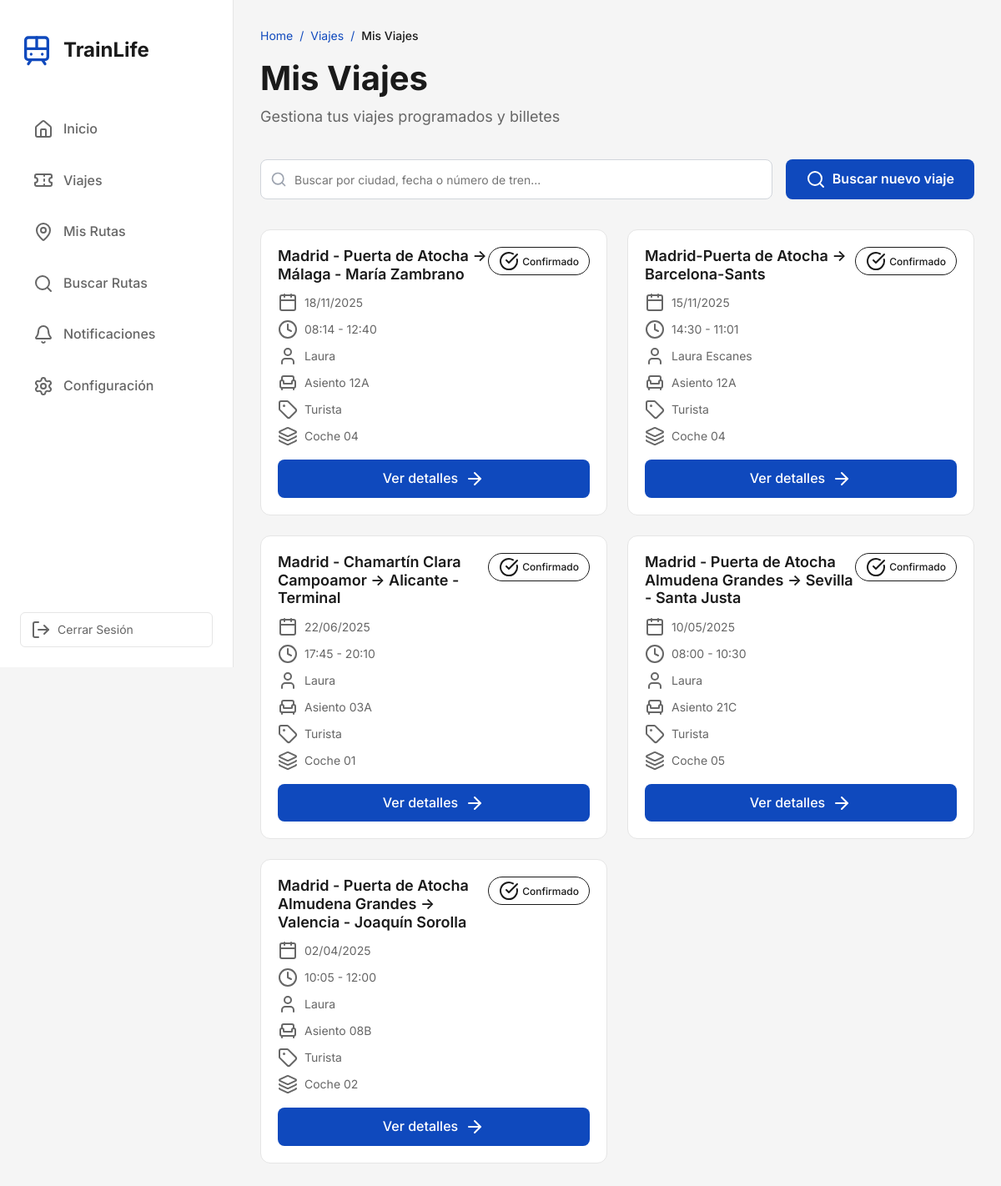
/misViajes/1/, run on an earlier commit of the app's database.
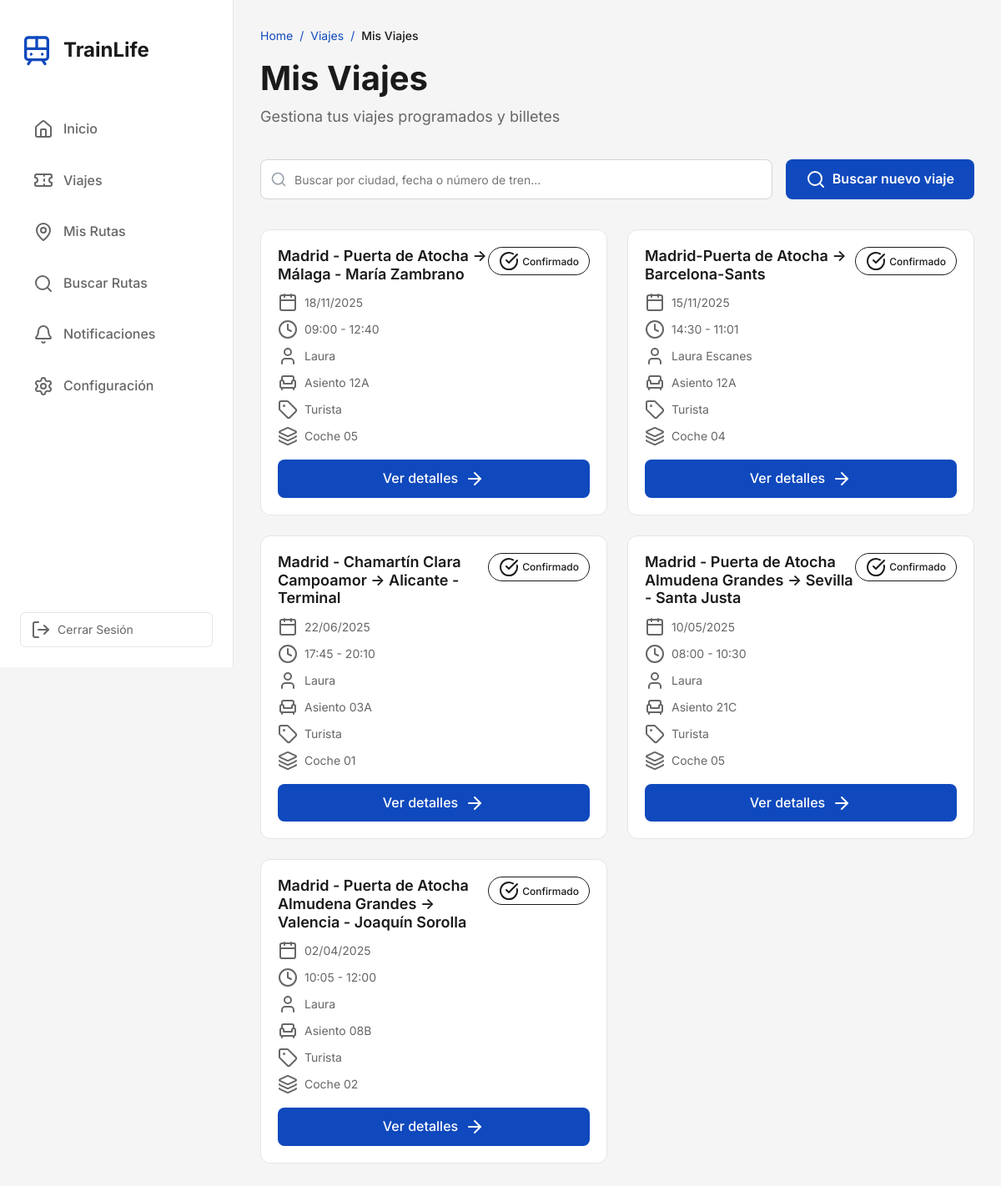
And on a later commit of the database.
### trainLife/models.py (models this page shows, shortened)
class Viaje(models.Model):
    usuario = models.ForeignKey(Usuario, on_delete=models.CASCADE, related_name='viajes')
    nombrePasajero = models.CharField(max_length=200)
    coche = models.CharField(max_length=10)  # Ej: "04"
    asiento = models.CharField(max_length=10)  # Ej: "12A"
    clase = models.CharField(max_length=50, default="Turista")  # Ej: "Turista", "Preferente"
    origenEstacion = models.CharField(max_length=200)  # Ej: "Madrid - Puerta de Atocha"
    horaSalidaOrigen = models.TimeField()  # Ej: "14:30"
    andenOrigen = models.CharField(max_length=10)  # Ej: "12"
    destinoEstacion = models.CharField(max_length=200)  # Ej: "Barcelona - Sants"
    horaLlegadaDestino = models.TimeField()  # Ej: "17:10"
    fechaViaje = models.DateField()  # Fecha del viaje
    fechaCreacion = models.DateTimeField(auto_now_add=True)
    estadoViaje = models.CharField(max_length=50, default="confirmado")  # Ej: "Programado", "Completado", "Cancelado"
    class Meta:
        ordering = ['-fechaViaje', '-horaSalidaOrigen']
        verbose_name = 'Viaje'
        verbose_name_plural = 'Viajes'

### trainLife/views.py (the view)
# urls.py: path('misViajes/<int:usuario_id>/', views.misViajes, name='mis_viajes'),
def misViajes(request, usuario_id):
    session_usuario_id = request.session.get('usuario_id')
    usuario = Usuario.objects.filter(id=usuario_id).first()
    viajes = Viaje.objects.filter(usuario=usuario).order_by('-fechaViaje', '-horaSalidaOrigen')
    return render(request, 'misViajes.html', {
        'usuario': usuario,
        'viajes': viajes
    })

### trainLife/templates/misViajes.html (shortened to what this page needs)
<!DOCTYPE html>
<html lang="es">
    {% load static %}
<head>
    <link href="https://cdn.jsdelivr.net/npm/bootstrap@5.3.0/dist/css/bootstrap.min.css" rel="stylesheet"/>
    <link href="https://unpkg.com/lucide-static@latest/font/lucide.css" rel="stylesheet"/>
    <link rel="stylesheet" href="{% static 'styles/misViajes.css' %}"/>
</head>
<body>
    <div class="dashboard-container">
        <aside class="sidebar" id="sidebar">
            <div class="sidebar-content">
                <div class="logo-section">
                    <i data-lucide="train" class="logo-icon"></i>
                    <h1 class="logo-title">TrainLife</h1>
                </div>
                <nav class="nav-menu" aria-label="Menú principal">
                    <a href="{% url 'inicio_usuario' usuario.id %}" class="nav-item">
                        <i data-lucide="home"></i>
                        <span>Inicio</span>
                    </a>
                    <a href="{% url 'viajes_usuario' usuario.id %}" class="nav-item">
                        <i data-lucide="ticket"></i>
                        <span>Viajes</span>
                    </a>
                    <a href="{% url 'mis_rutas' usuario.id %}" class="nav-item">
                        <i data-lucide="map-pin"></i>
                        <span>Mis Rutas</span>
                    </a>
                    <a href="{% url 'buscar_rutas' usuario.id %}" class="nav-item">
                        <i data-lucide="search"></i>
                        <span>Buscar Rutas</span>
                    </a>
                    <a href="{% url 'notificaciones' usuario.id %}" class="nav-item">
                        <i data-lucide="bell"></i>
                        <span>Notificaciones</span>
                    </a>
                    <a href="{% url 'configuracion' usuario.id %}" class="nav-item">
                        <i data-lucide="settings"></i>
                        <span>Configuración</span>
                    </a>
                </nav>
                <button class="logout-btn" onclick="window.location.href='{% url 'salir' usuario.id %}'" aria-label="Cerrar sesión">
                    <i data-lucide="log-out"></i>
                    <span>Cerrar Sesión</span>
                </button>
            </div>
        </aside>
        <main class="main-content">
            <div class="content-wrapper">
                <nav class="breadcrumbs" aria-label="Breadcrumb">
                    <a href="{% url 'inicio_usuario' usuario.id %}" class="breadcrumb-link">Home</a>
                    <span class="breadcrumb-separator">/</span>
                    <a href="{% url 'viajes_usuario' usuario.id %}" class="breadcrumb-link">Viajes</a>
                    <span class="breadcrumb-separator">/</span>
                    <span class="breadcrumb-current">Mis Viajes</span>
                </nav>
                <header class="page-header">
                    <h1 class="page-title">Mis Viajes</h1>
                    <p class="page-subtitle">Gestiona tus viajes programados y billetes</p>
                </header>
                <div class="search-section">
                    <div class="search-input-wrapper">
                        <i data-lucide="search" class="search-icon"></i>
                        <input
                            type="text"
                            class="search-input"
                            id="searchInput"
                            placeholder="Buscar por ciudad, fecha o número de tren..."
                            aria-label="Buscar viajes"
                            role="searchbox"
                        />
                    </div>
                    <button class="btn-search-new" id="btnSearchNew" aria-label="Buscar y comprar un nuevo viaje">
                        <i data-lucide="search"></i>
                        <span>Buscar nuevo viaje</span>
                    </button>
                </div>
                <div class="trips-grid" id="tripsGrid" role="list" aria-label="Lista de viajes programados">
                    {% if viajes %}
                        {% for viaje in viajes %}
                        <div class="trip-card" role="listitem">
                            <div class="trip-card-header">
                                <h3 class="trip-route">{{ viaje.origenEstacion }} → {{ viaje.destinoEstacion }}</h3>
                                <span class="status-badge status-{{ viaje.estadoViaje|lower }}">
                                    <i data-lucide="check-circle"></i>
                                    {{ viaje.estadoViaje|capfirst }}
                                </span>
                            </div>
                            <div class="trip-details">
                                <div class="trip-detail-item">
                                    <i data-lucide="calendar"></i>
                                    <span>{{ viaje.fechaViaje|date:"d/m/Y" }}</span>
                                </div>
                                <div class="trip-detail-item">
                                    <i data-lucide="clock"></i>
                                    <span>{{ viaje.horaSalidaOrigen|time:"H:i" }} - {{ viaje.horaLlegadaDestino|time:"H:i" }}</span>
                                </div>
                                <div class="trip-detail-item">
                                    <i data-lucide="user"></i>
                                    <span>{{ viaje.nombrePasajero }}</span>
                                </div>
                                <div class="trip-detail-item">
                                    <i data-lucide="armchair"></i>
                                    <span>Asiento {{ viaje.asiento }}</span>
                                </div>
                                <div class="trip-detail-item">
                                    <i data-lucide="tag"></i>
                                    <span>{{ viaje.clase }}</span>
                                </div>
                                <div class="trip-detail-item">
                                    <i data-lucide="layers"></i>
                                    <span>Coche {{ viaje.coche }}</span>
                                </div>
                            </div>
                            <button class="btn-view-details" onclick="event.stopPropagation(); window.location.href='{% url 'detalles_viaje' usuario.id viaje.id %}'">
                                Ver detalles
                                <i data-lucide="arrow-right"></i>
                            </button>
                        </div>
                        {% endfor %}
                    {% endif %}
                </div>
            </div>
        </main>
    </div>
</body>
</html>

What changed in the data, as far as the page shows it:
changed Viaje "Madrid - Puerta de Atocha": horaSalidaOrigen "08:14" → "09:00"; coche "04" → "05"
